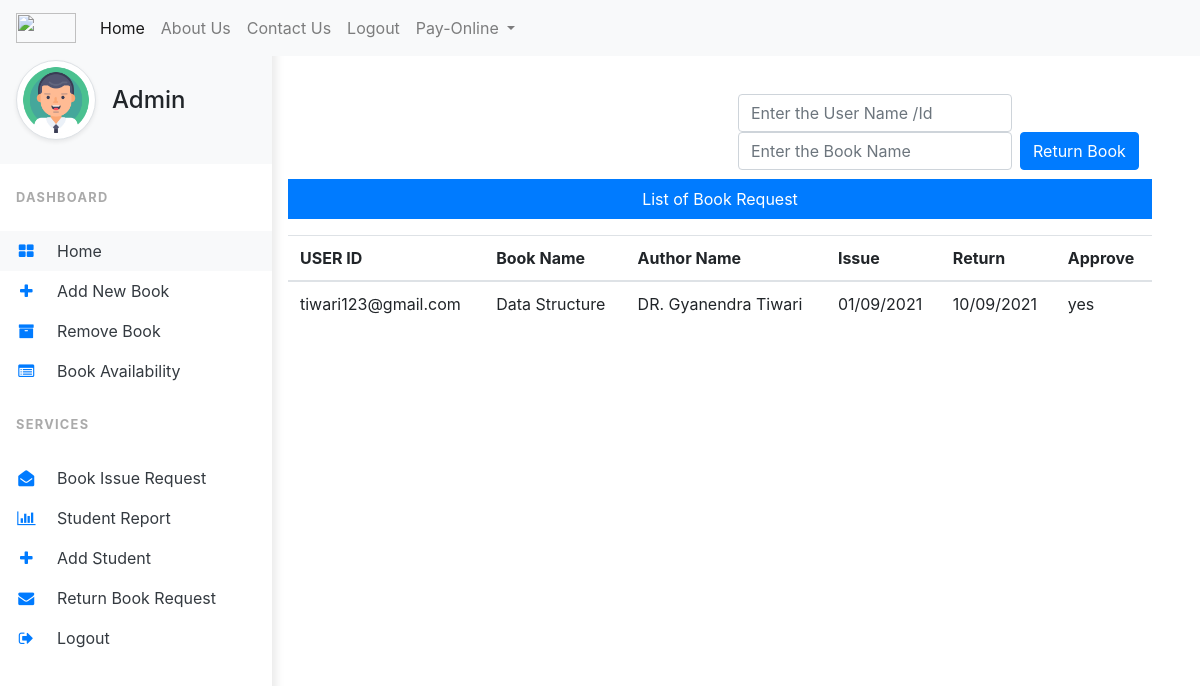
Page /admin/returnrequest.php on the committed database.
### tables this page shows
CREATE TABLE `returnbook` (
  `username` varchar(45) NOT NULL,
  `bookname` varchar(45) NOT NULL,
  `authorname` varchar(45) NOT NULL,
  `return` varchar(45) NOT NULL,
  `issue` varchar(45) NOT NULL,
  `approve` varchar(45) NOT NULL
);

### admin/returnrequest.php (the view, shortened to what this page needs)
<?php
include 'verti.php';
include 'connection.php';
?>
<html>
    <head>
        <link rel="stylesheet" href="https://maxcdn.bootstrapcdn.com/bootstrap/4.5.2/css/bootstrap.min.css">
  <link rel="stylesheet" href="https://cdnjs.cloudflare.com/ajax/libs/font-awesome/4.7.0/css/font-awesome.min.css">
    </head>
    <body>
        <div class="conatiner">
            <div class="row">
                <div class="col-sm-12 col-md-12 col-xs-12">
                    <div class="x_panel">
                        <div class="x_title">
                            <h2>Book Details</h2>
                    </div>
                    </div>
            </div>
            </div>
<div class="container1">
<div class="mx-5 mt-5 text-center">
    <div  style="margin-bottom: 1%; margin-left: 450px;">
        <form class="form-inline my-2 my-lg-0" action="" method="POST">
            <input class="form-control mr-sm-2" name="username" type="search" placeholder="Enter the User Name /Id" required="">
            <input class="form-control mr-sm-2" name="bookname" type="search" placeholder="Enter the Book Name" required="">
            <button class="btn btn-primary my-2 my-sm-0" type="submit" name="submit4" style="margin-top: 10%;" >Return Book</button>
    </form>
                    </div>
    <p class="bg-primary text-white p-2"> List of Book Request </p>
    <?php
     $hhh = "SELECT * FROM returnbook";
     $result=$conn->query($hhh);
     if($result->num_rows > 0){
         echo '
             <table class="table">
             <thead>
                <tr>
                <th scope="col"> USER ID </th>
                <th scope="col"> Book Name </th>
                <th scope="col"> Author Name </th>
                <th scope="col"> Issue </th>
                <th scope="col"> Return </th>
                <th scope="col"> Approve </th>
                </tr>
             </thead>
             <tbody>';
                while($tata = $result->fetch_assoc())
                {
               echo '<tr>';
                 echo '<td>'.$tata["username"]. '</td>';
                 echo '<td>'.$tata["bookname"]. '</td>';
                 echo '<td>'.$tata["authorname"]. '</td>';
                 echo '<td>'.$tata["issue"].'</td>';
                 echo '<td>'.$tata["return"].'</td>';
                 echo '<td>'.$tata["approve"].'</td>';
                 echo '</tr>';
             }
             echo '</tbody>
         </table>
         ';
     }
    ?>
</div>
</div>
        </div>
    </body>
</html>

### admin/verti.php (style rules this page uses)
body { min-height: 100vh; overflow-x: hidden; }
.container1 { margin-left: 20%; width: 80%; }

### rows in the picture
returnbook: username "tiwari123@gmail.com", bookname "Data Structure", authorname "DR. Gyanendra Tiwari", issue "01/09/2021", return "10/09/2021", approve "yes"
